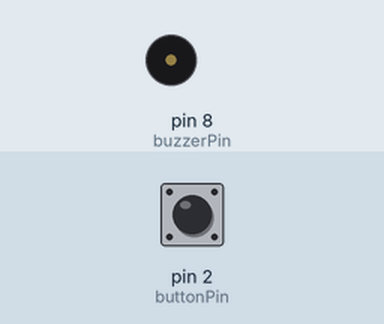
The sketch below on a simulated Arduino Uno, built with avr-gcc and run on an emulated ATmega328P. Parts: buzzer (waves = sounding). Inputs (shaded band) come from the test bench; at power-on: pin 2 (buttonPin) HIGH.

Above: at 1.2 s.
1.3 s: pin 2 (buttonPin) pulled LOW for 0.15 s
At 1.37 s:
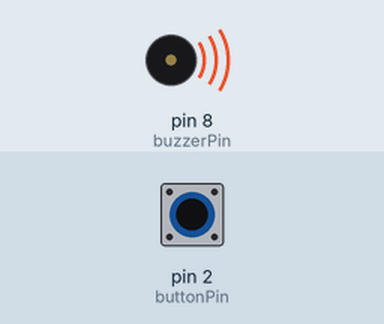
2.9 s: pin 2 (buttonPin) pulled LOW for 3.2 s
At 6.9 s:
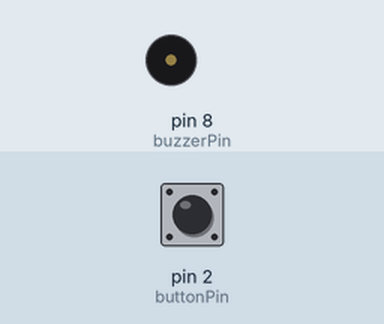
Timing chart, 0 to 8.4 s (numbered marks = the images above; inputs shaded):
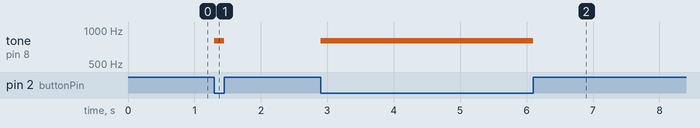

Measured:
- after the input at 1.3 s, tone on pin 8 (buzzerPin): silent → 800 Hz at once, → silent 0.15 s later
- after the input at 2.9 s, tone on pin 8 (buzzerPin): silent → 800 Hz at once, → silent 3.2 s later

The sketch:

arduino-morse-keyer.ino
```cpp
/*
 * Manual Morse Code Keyer (Straight Key)
 *
 * Plays a tone on a passive buzzer or speaker whenever a push button is held down.
 * Uses the Arduino's internal pull-up resistor so no external resistor is needed.
 */

const int buttonPin = 2;   // Push button connected to Digital Pin 2 and GND
const int buzzerPin = 8;   // Passive buzzer (+) connected to Digital Pin 8 and (-) to GND
const int toneFreq = 800;  // Tone frequency in Hz

void setup() {
  pinMode(buttonPin, INPUT_PULLUP); // Internal pull-up resistor (reads LOW when pressed)
  pinMode(buzzerPin, OUTPUT);
}

void loop() {
  if (digitalRead(buttonPin) == LOW) {
    tone(buzzerPin, toneFreq); // Play sound while button is held
  } else {
    noTone(buzzerPin);         // Stop sound when button is released
  }
}
```
